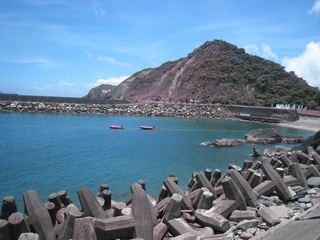
#> input picture _4.python/PIL/new2/img01.jpg, 320 x 240 px
$ python Image7.py
#> lines starting #> are read from the running program, lines starting #| are printed output that depends on the picture; after the words box and inside, x2 and y2 are one past the last pixel; in counts of white or black regions, pixels touching at a corner belong together
from PIL import Image
img = Image.open("img01.jpg")
#> img is the input picture: PIL image 320x240 RGB; mean R, G, B 102, 130.8, 156.6
w,h=img.size #320 240
#> w = 320; h = 240
img = img.convert('L')  #先轉換為灰階
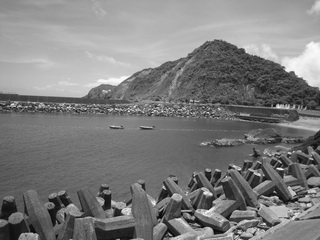
#> img: PIL image 320x240 L; min 0, max 254, mean 125.1

for i in range(w):  #i為每一列
    for j in range(h):  #j為每一行
        if img.getpixel((i,j)) <100:
            img.putpixel((i,j),(0))   #設為黑色
        else:
            img.putpixel((i,j),(255)) #設為白色
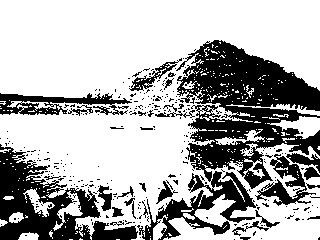
#> img: PIL image 320x240 L; 68.5% white; 297 black regions (268 under 20 px), largest, box (x1, y1, x2, y2) and area: (137, 40, 320, 240) 13491, (0, 144, 138, 240) 5327, (0, 93, 132, 115) 1423
img.save("thresh.jpg")

$ run again, with _4.python/PIL/new2/panda.jpg copied over _4.python/PIL/new2/img01.jpg
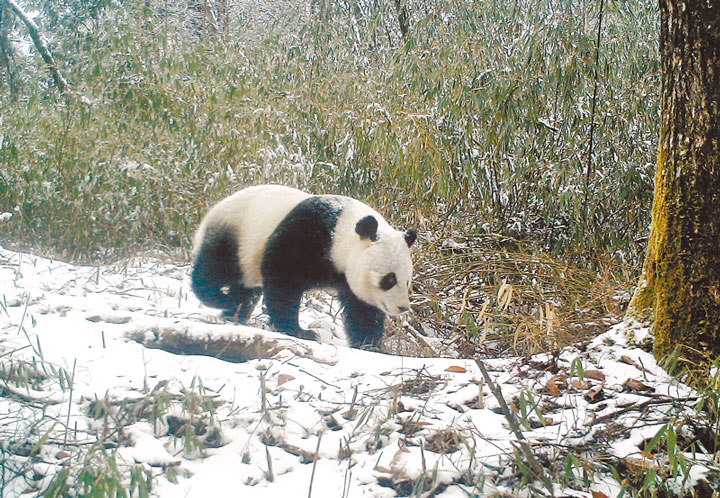
#> input picture _4.python/PIL/new2/panda.jpg, 720 x 498 px
#> img is the input picture: PIL image 720x498 RGB; mean R, G, B 156.6, 155.5, 140.9
#> `img = img.convert('L')`:
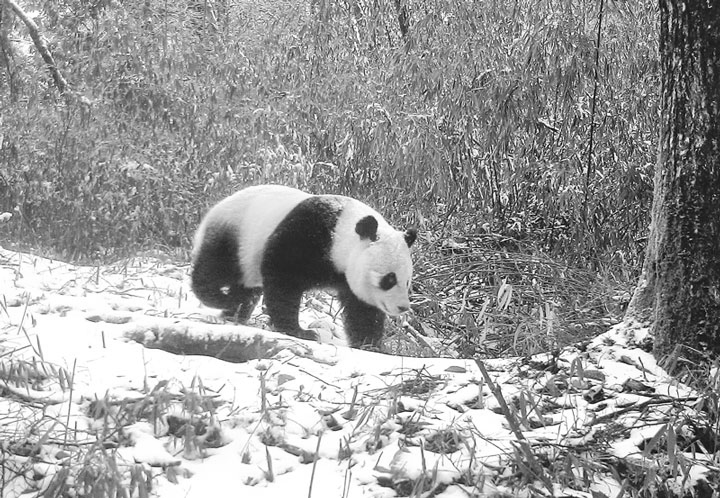
#> img: PIL image 720x498 L; min 0, max 255, mean 154.2
#> after the loop `for i in range(w):`:
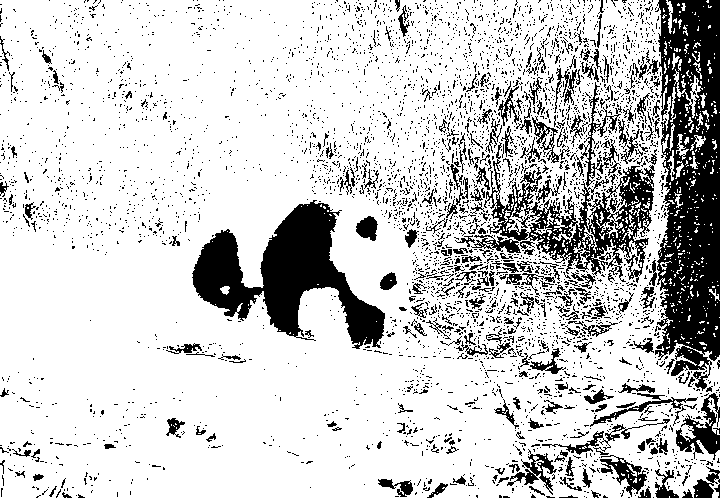
#> img: PIL image 720x498 L; 80.3% white; 4397 black regions (4111 under 20 px), largest, box (x1, y1, x2, y2) and area: (655, 0, 720, 391) 17836, (192, 200, 385, 349) 11847, (471, 142, 655, 283) 7629
